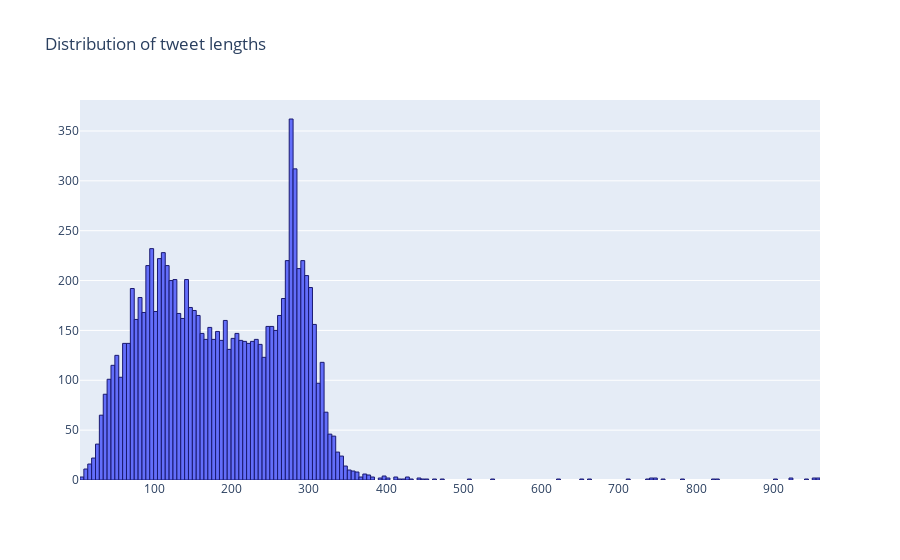

The code cell stored with this chart in its notebook:
### Code cell
x = data.Length.values


fig = go.Figure(data=[go.Histogram(x=x,
                                   marker_line_width=1,
                                   marker_line_color="midnightblue",
                                   xbins_size = 5)])

fig.update_layout(title_text='Distribution of tweet lengths')
fig.show()

### Figure 1 — Plotly figure (JSON) as saved in the notebook; plotly's stock layout.template omitted (floating-point values rounded to 4 significant figures; data arrays with more than 128 entries replaced by an {"elided": "..."} marker saying what was removed)
{"data": [{"marker": {"line": {"color": "midnightblue", "width": 1}}, "x": {"elided": "10001 int values"}, "xbins": {"size": 5}, "type": "histogram"}], "layout": {"title": {"text": "Distribution of tweet lengths"}}}
